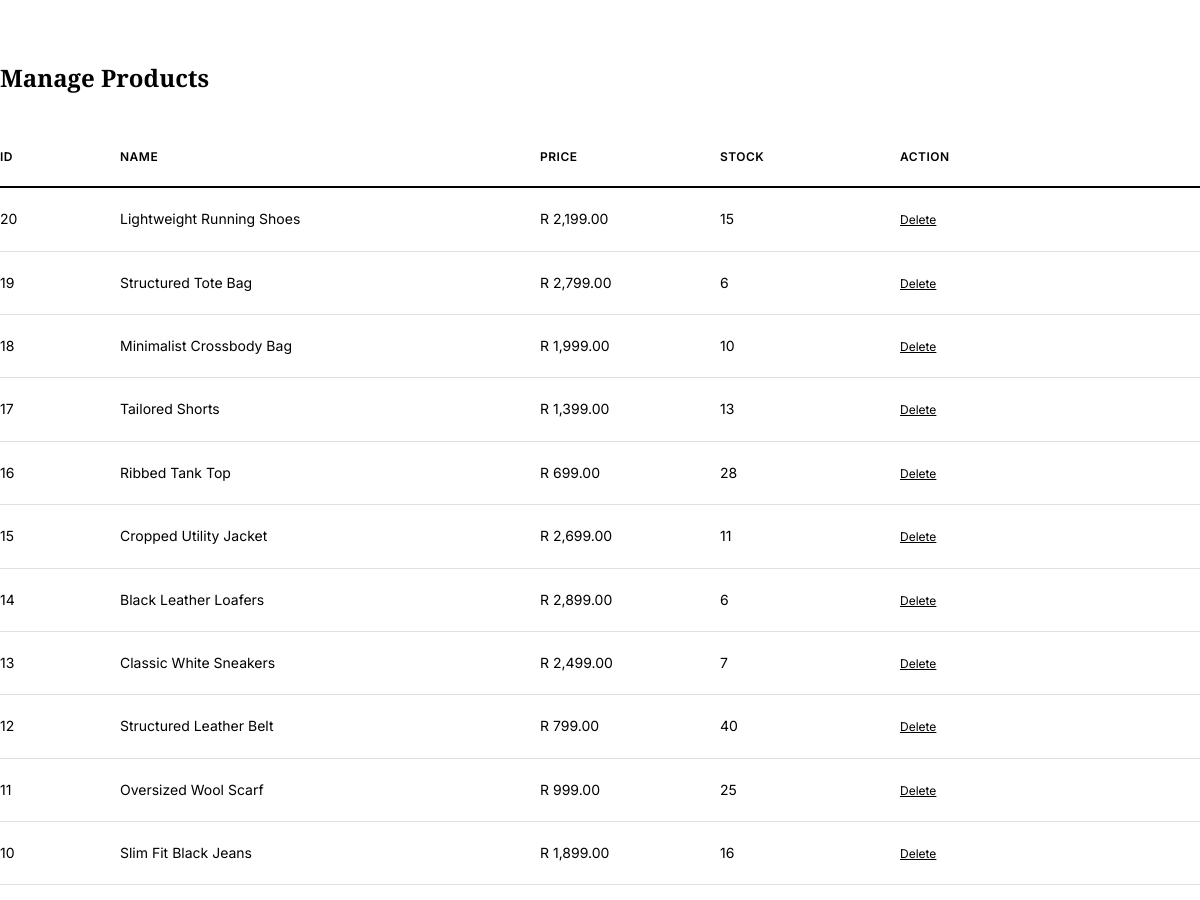
The page /admin/admin.php (signed in, middle part) on the database as committed earlier.
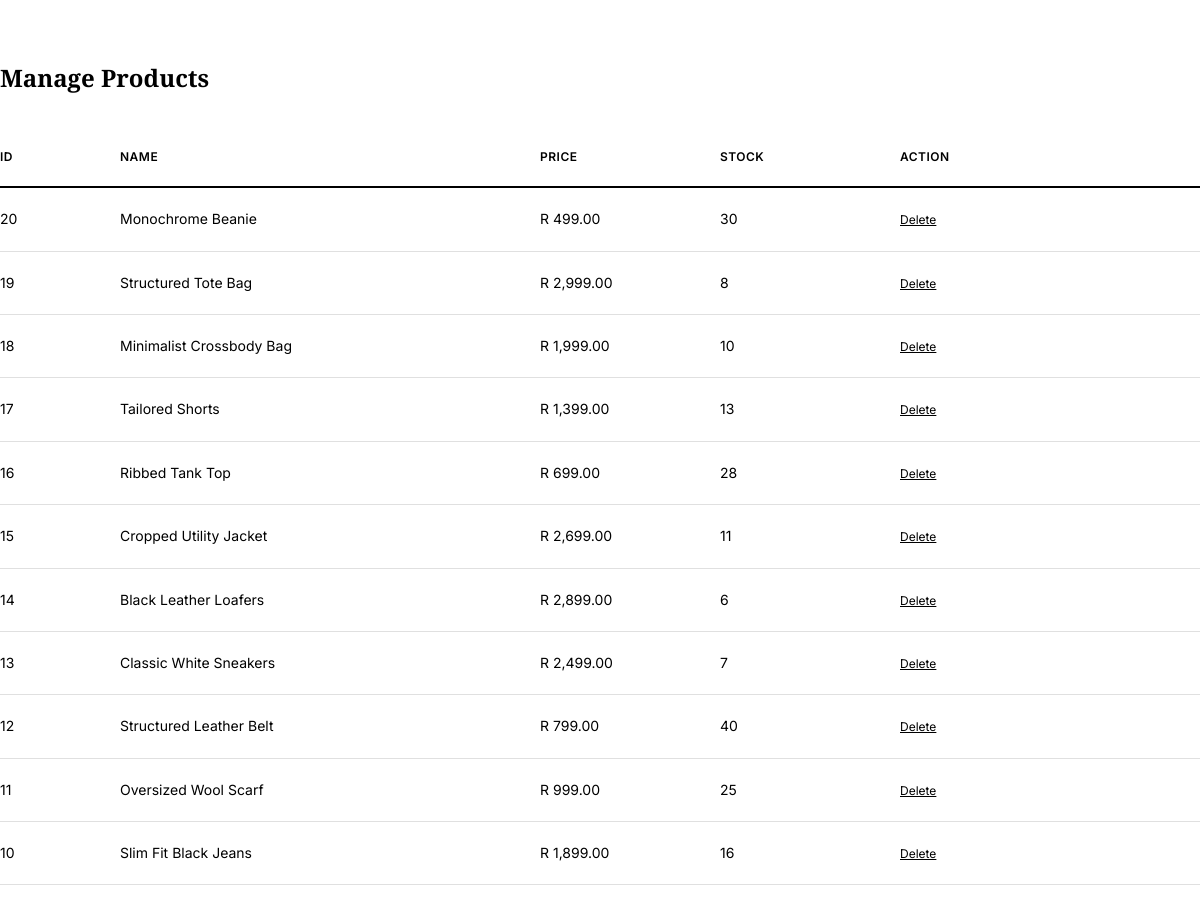
The same page on the database as committed later.
### tables this page shows
CREATE TABLE IF NOT EXISTS products (
    id INT AUTO_INCREMENT PRIMARY KEY,
    name VARCHAR(150) NOT NULL,
    description TEXT,
    price DECIMAL(10, 2) NOT NULL,
    stock INT NOT NULL DEFAULT 0,
    created_at TIMESTAMP DEFAULT CURRENT_TIMESTAMP
);

### admin/admin.php (the view, shortened to what this page needs)
<?php
require '../config.php';
$res = $mysqli->query("SELECT id,name,price,stock FROM products ORDER BY id DESC");
$products = $res->fetch_all(MYSQLI_ASSOC);
?>
<!doctype html>
<html lang="en">
<head>
    <link rel="stylesheet" href="../css/style.css">
</head>
<body>
    <main class="container" style="padding:60px 0;">
        <h3 style="font-family:var(--serif);font-size:24px;margin-bottom:30px;">Manage Products</h3>
        <?php if (count($products) === 0): ?>
            <p class="notice">No products yet. Add one above to get started.</p>
        <?php else: ?>
            <div style="overflow-x:auto;">
                <table style="margin-bottom:40px;">
                    <thead>
                        <tr>
                            <th style="width:10%;">ID</th>
                            <th style="width:35%;">Name</th>
                            <th style="width:15%;">Price</th>
                            <th style="width:15%;">Stock</th>
                            <th style="width:25%;">Action</th>
                        </tr>
                    </thead>
                    <tbody>
                        <?php foreach ($products as $p): ?>
                            <tr>
                                <td><?php echo $p['id']; ?></td>
                                <td><?php echo htmlspecialchars($p['name']); ?></td>
                                <td>R <?php echo number_format($p['price'], 2); ?></td>
                                <td><?php echo (int) $p['stock']; ?></td>
                                <td>
                                    <a href="admin_delete_product.php?id=<?php echo $p['id']; ?>"
                                        onclick="return confirm('Are you sure? This cannot be undone.')"
                                        style="color:var(--text-dark);text-decoration:underline;font-size:12px;">Delete</a>
                                </td>
                            </tr>
                        <?php endforeach; ?>
                    </tbody>
                </table>
            </div>
        <?php endif; ?>
    </main>
</body>
</html>

### css/style.css (style rules this page uses)
:root { --primary-bg: #ffffff; --secondary-bg: #f9f9f9; --text-dark: #000000; --text-light: #666666; --border-light: #e0e0e0; --accent: #000000; --hover-bg: #f0f0f0; --serif: 'Playfair Display', serif; --sans: 'Inter', sans-serif; --container: 1400px; --transition: all 0.3s ease; }
* { box-sizing: border-box; }
html, body { margin: 0; padding: 0; background: var(--primary-bg); color: var(--text-dark); font-family: var(--sans); font-size: 16px; line-height: 1.6; }
.container { max-width: var(--container); margin: 0 auto; padding: 0 40px; }
table { width: 100%; border-collapse: collapse; margin-bottom: 40px; }
table thead { border-bottom: 2px solid var(--text-dark); }
table th { text-align: left; padding: 20px 0; font-weight: 600; font-size: 12px; letter-spacing: 0.5px; text-transform: uppercase; color: var(--text-dark); }
table tbody tr { border-bottom: 1px solid var(--border-light); }
table td { padding: 20px 0; font-size: 14px; }

Rows that differ between the two databases and show on the page:
changed products id 20: name "Lightweight Running Shoes" → "Monochrome Beanie"; price "2,199.00" → "499.00"; stock "15" → "30"
changed products "Structured Tote Bag": price "2,799.00" → "2,999.00"; stock "6" → "8"
